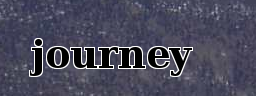
#> input picture datamining/code.png, 256 x 96 px, found by its file name
$ jupyter execute image_detect.ipynb   (shell and % lines are left out)
#> lines starting #> are read from the running program, lines starting #| are printed output that depends on the picture; after the words box and inside, x2 and y2 are one past the last pixel; in counts of white or black regions, pixels touching at a corner belong together; pictures that were not available may be replaced by others from this repository, and a replacement may not be noted
[cell 1]
from PIL import Image
im = Image.open('code.png')
#> im is the input picture: PIL image 256x96 RGB; mean R, G, B 74, 73.8, 91.4
im

[cell 2]
import cv2

[cell 3]
import requests
with open('code.jpg','wb') as f:
    res = requests.get('http://serv.gcis.nat.gov.tw/pub/kaptcha.jpg')
    f.write(res.content)

[cell 4]
import numpy as np
im = Image.open('code.jpg').convert('RGB')
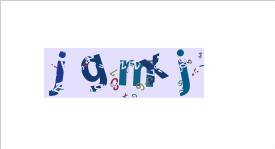
#> input picture datamining/test.jpg, 275 x 149 px, given in place of kaptcha.jpg, which was not available
#> im is the input picture: PIL image 275x149 RGB; mean R, G, B 240.7, 241.8, 247.6
open_cv_image = np.array(im)

[cell 5]
im2=Image.open('code.jpg')

[cell 6]
im2

[cell 7]
open_cv_image

[cell 8]
%pylab inline
import matplotlib.pyplot as plt
plt.imshow(open_cv_image)

[cell 9]
# 转为灰度图
imgray = cv2.cvtColor(open_cv_image,cv2.COLOR_BGR2GRAY)
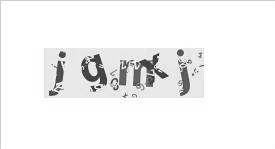
#> imgray: shape (149, 275); min 37, max 255, mean 243.4
#
ret,thresh =cv2.threshold(imgray,127,255,0)
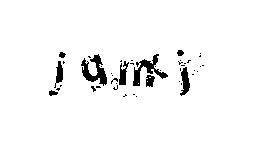
#> thresh: shape (149, 275); 96.4% white; 44 black regions (35 under 20 px)
# plt.imshow(thresh)

contour,hierarchy =cv2.findContours(thresh,cv2.RETR_TREE,cv2.CHAIN_APPROX_SIMPLE)
#> contour = 56 contours, 45 with area under 20; largest, box (x1, y1, x2, y2) and area: (0, 0, 275, 149) 40552, (80, 53, 108, 87) 448, (132, 53, 169, 87) 420, (179, 66, 191, 97) 201, (118, 60, 130, 86) 172
type(hierarchy)
len(contour)
#> Out = 56

[cell 10]
thresh

[cell 11]
cnts = sorted([(c,cv2.boundingRect(c)[0]) for c in contour],key=lambda x:x[1])
#> cnts = 56 items

[cell 12]
cnts

[cell 13]
arr=[]
for (c,_) in cnts:
    (x,y,w,h) =cv2.boundingRect(c)
    print ((x,y,w,h))
#> this loop made 56 passes
#> (x, y, w, h) on passes 2, 3, 4, 5, 6, 7, 8, 9, 11, 12, 13, 15: (48, 89, 11, 8), (53, 82, 4, 7), (55, 87, 6, 5), (55, 60, 9, 24), (58, 51, 9, 8), (59, 84, 4, 4), (62, 60, 4, 5), (80, 53, 28, 34), (87, 55, 5, 4), (90, 85, 7, 8), (95, 85, 7, 4), (110, 79, 4, 6)
#> (c, x, y, w, h) on passes 1, 10, 14, 16, 17, 20: ([[0, 0], [0, 148], [274, 148], [274, 0]], 0, 0, 275, 149), ([[86, 61], [87, 60], [88, 61], [87, 62]], 86, 60, 3, 3), ([[100, 66], [101, 65], [102, 66], [101, 67]], 100, 65, 3, 3), ([[110, 73], [111, 72], [112, 73], [111, 74]], 110, 72, 3, 3), ([[111, 75], [112, 74], [113, 75], [112, 76]], 111, 74, 3, 3), ([[115, 83], [116, 82], [117, 83], [116, 84]], 115, 82, 3, 3)
#| (0, 0, 275, 149)
#| (48, 89, 11, 8)
#| (53, 82, 4, 7)
#| (55, 87, 6, 5)
#| (55, 60, 9, 24)
#| (58, 51, 9, 8)
#| (59, 84, 4, 4)
#| (62, 60, 4, 5)
#> (further printed lines are left out)
